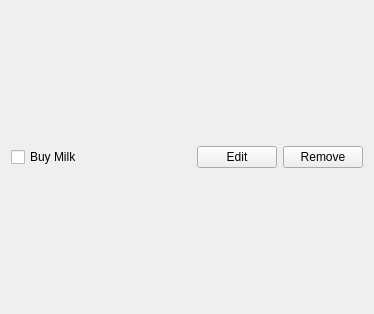
<?xml version="1.0" encoding="UTF-8"?>
<ui version="4.0">
 <class>Task</class>
 <widget class="QWidget" name="Task">
  <property name="geometry">
   <rect>
    <x>0</x>
    <y>0</y>
    <width>374</width>
    <height>314</height>
   </rect>
  </property>
  <property name="windowTitle">
   <string>Form</string>
  </property>
  <layout class="QHBoxLayout" name="horizontalLayout_2">
   <item>
    <widget class="QCheckBox" name="checkbox">
     <property name="text">
      <string>Buy Milk</string>
     </property>
    </widget>
   </item>
   <item>
    <spacer name="horizontalSpacer">
     <property name="orientation">
      <enum>Qt::Horizontal</enum>
     </property>
     <property name="sizeHint" stdset="0">
      <size>
       <width>40</width>
       <height>20</height>
      </size>
     </property>
    </spacer>
   </item>
   <item>
    <widget class="QPushButton" name="editButton">
     <property name="text">
      <string>Edit</string>
     </property>
    </widget>
   </item>
   <item>
    <widget class="QPushButton" name="removeButton">
     <property name="text">
      <string>Remove</string>
     </property>
    </widget>
   </item>
  </layout>
 </widget>
 <resources/>
 <connections/>
</ui>
